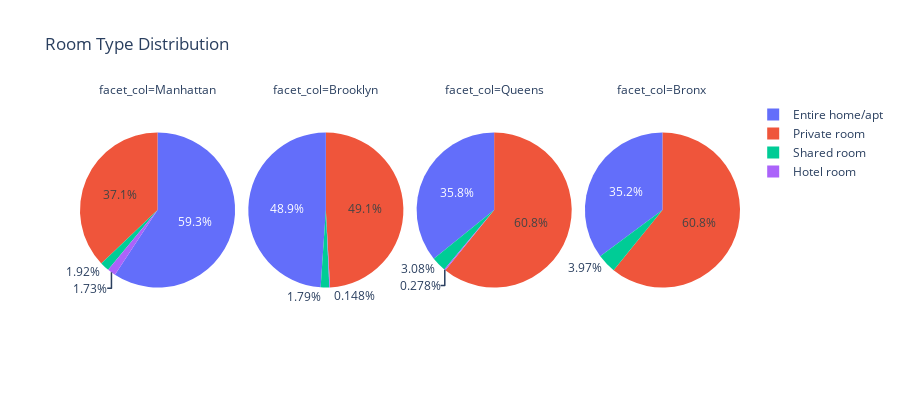

The notebook cell saved with this chart:
### Code cell
#check room type count by neighbourhood group
room_type=df[["room_type","neighbourhood_group"]].value_counts().reset_index()
#rename column name
room_type.rename(columns={0:"counts"},inplace=True)
#select certain neighbour group
room_type = room_type[
    room_type["neighbourhood_group"].isin(
        ["Manhattan","Queens","Brooklyn","Bronx"]
        )
    ]
#preview some data
print(room_type.head(10))
#plot
fig = px.pie(
    values=room_type["counts"],
    names=room_type["room_type"],
    facet_col=room_type["neighbourhood_group"],
    title="Room Type Distribution",
    width=900,
    height=400
)
fig.show()

### Figure 1 — Plotly figure (JSON) as saved in the notebook; plotly's stock layout.template omitted (floating-point values rounded to 4 significant figures)
{"data": [{"domain": {"x": [0, 0.235], "y": [0, 1]}, "hovertemplate": "facet_col=Manhattan<br>label=%{label}<br>value=%{value}<extra></extra>", "labels": ["Entire home/apt", "Private room", "Shared room", "Hotel room"], "legendgroup": "", "name": "", "showlegend": true, "type": "pie", "values": [11993, 7504, 389, 350]}, {"domain": {"x": [0.255, 0.49], "y": [0, 1]}, "hovertemplate": "facet_col=Brooklyn<br>label=%{label}<br>value=%{value}<extra></extra>", "labels": ["Private room", "Entire home/apt", "Shared room", "Hotel room"], "legendgroup": "", "name": "", "showlegend": true, "type": "pie", "values": [8973, 8936, 327, 27]}, {"domain": {"x": [0.51, 0.745], "y": [0, 1]}, "hovertemplate": "facet_col=Queens<br>label=%{label}<br>value=%{value}<extra></extra>", "labels": ["Private room", "Entire home/apt", "Shared room", "Hotel room"], "legendgroup": "", "name": "", "showlegend": true, "type": "pie", "values": [3496, 2057, 177, 16]}, {"domain": {"x": [0.765, 1.0], "y": [0, 1]}, "hovertemplate": "facet_col=Bronx<br>label=%{label}<br>value=%{value}<extra></extra>", "labels": ["Private room", "Entire home/apt", "Shared room"], "legendgroup": "", "name": "", "showlegend": true, "type": "pie", "values": [721, 417, 47]}], "layout": {"annotations": [{"font": {}, "showarrow": false, "text": "facet_col=Manhattan", "x": 0.1175, "xanchor": "center", "xref": "paper", "y": 1, "yanchor": "bottom", "yref": "paper"}, {"font": {}, "showarrow": false, "text": "facet_col=Brooklyn", "x": 0.3725, "xanchor": "center", "xref": "paper", "y": 1, "yanchor": "bottom", "yref": "paper"}, {"font": {}, "showarrow": false, "text": "facet_col=Queens", "x": 0.6275, "xanchor": "center", "xref": "paper", "y": 1, "yanchor": "bottom", "yref": "paper"}, {"font": {}, "showarrow": false, "text": "facet_col=Bronx", "x": 0.8825, "xanchor": "center", "xref": "paper", "y": 1, "yanchor": "bottom", "yref": "paper"}], "height": 400, "legend": {"tracegroupgap": 0}, "title": {"text": "Room Type Distribution"}, "width": 900}}
